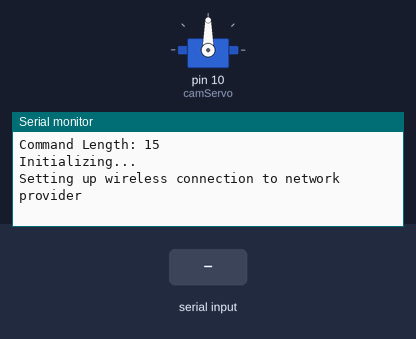
Recording of a sketch running on a simulated Arduino Uno, built with avr-gcc and run on an emulated ATmega328P. On the bench: servo, the last lines printed to the serial monitor. The test bench sets the inputs (shaded band). The modem accepts every AT command (registered, SIM ready, sends succeed) and sends nothing else.

Above: at 3.7 s.
3.8 s: "CMD<\n" received over the second serial link
At 5.4 s:
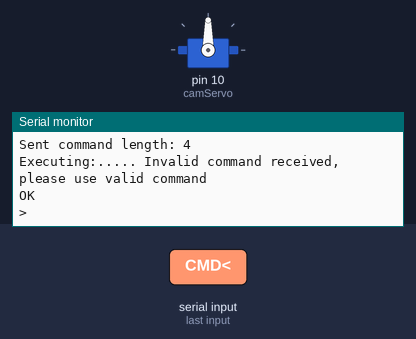
5.5 s: "1\n" received over the second serial link
At 7.0 s:
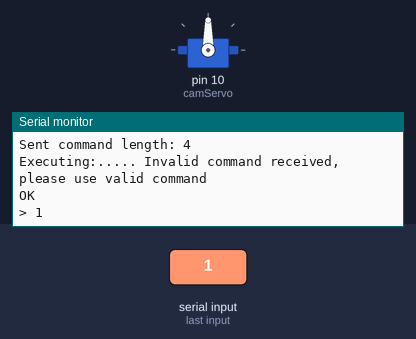

The sketch:

watchdog_receive_SMS.ino
```cpp
//Demo Unit Code

#include <SoftwareSerial.h>
#include <Servo.h>
// source code citation: https://lastminuteengineers.com/sim900-gsm-shield-arduino-tutorial/
//Create software serial object to communicate with SIM900
//Arduino Mega 2560 settings TX #11 RX #12
SoftwareSerial mySerial(11, 12);
//UNO RX, TX settings
//SoftwareSerial mySerial(11, 12); //SIM900 Tx & Rx is connected to Arduino #11 & #12
//Create servo object for the main camera
Servo camServo;
//Positions the main servo to look behind due to each servo being limited to 180degrees
Servo rearCamServo;

//Define command
String const LOOKFRONT = "CMD<LOOK_FRONT>";
String const LOOKLEFT = "CMD<LOOK_LEFT>";
String const LOOKRIGHT = "CMD<LOOK_RIGHT>";
String const LOOKBEHIND = "CMD<LOOK_BEHIND>";
String const RESP_BAD_COMMAND = "Invalid command received, please use valid command";
String const RESP_FRONT_IMG_CAPTURED = "Captured front image";
String const RESP_LEFT_IMG_CAPTURED = "Captured left image";
String const RESP_RIGHT_IMG_CAPTURED = "Captured right image";
String const RESP_READ_IMG_CAPTURED = "Captured rear image";

String incomingCMD = "";

void setup()
{
  //Begin serial communication with Arduino and Arduino IDE (Serial Monitor)
  Serial.begin(9600);
  Serial.print("Command Length: ");
  Serial.println(LOOKFRONT.length());
  //Begin serial communication with Arduino and SIM900
  mySerial.begin(9600);

  Serial.println("Initializing...");
  Serial.println("Setting up wireless connection to network provider");
  delay(1000);

  mySerial.println("AT"); //Handshaking with SIM900
  updateSerial();

  mySerial.println("AT+CMGF=1"); // Configuring TEXT mode
  updateSerial();
  mySerial.println("AT+CNMI=1,2,0,0,0"); // Decides how newly arrived SMS messages should be handled
  //Replace this with a startup method
  updateSerial();

  //Setup servo
  camServo.attach(10);
  camServo.write(90); //centre camServo position
}

void loop()
{
  updateSerial();
}

void updateSerial()
{
  int cmdIndex = 0;
  String inputCMD = "";
  delay(500);
  while (Serial.available())
  {
    mySerial.write(Serial.read());//Forward what Serial received to Software Serial Port
  }
  while(mySerial.available())
  {
    char inputChar = mySerial.read();
    incomingCMD.concat(inputChar);
    //Serial.write(mySerial.read());//Forward what Software Serial received to Serial Port
    if(inputChar == '\n')
    {
      //Parse for command
      //Get index of command
      cmdIndex = incomingCMD.indexOf("CMD<");
      if(cmdIndex != -1)
      {
          //Get the command as substring
          inputCMD = incomingCMD.substring(cmdIndex);
          Serial.print("Received: ");
          Serial.println(inputCMD);
          //Parse methods here
          Serial.print("Sent command length: ");
          inputCMD.trim();
          Serial.println(inputCMD.length());
          //Serial.print(inputCMD, HEX);
          processCommands(inputCMD);
      }
      //Clear the buffer
      incomingCMD = "";

    }
  }

}

//Process the incoming command
void processCommands(String const command){

  //Look for the following values
  //#define LOOKFRONT "CMD<LOOK_FRONT>"
  //#define LOOKLEFT "CMD<LOOK_LEFT>"
  //#define LOOKRIGHT "CMD<LOOK_RIGHT>"
  //#define LOOKBEHIND "CMD<LOOK_BEHIND>"
      Serial.print("Executing:..... ");


  if (command.equals(LOOKFRONT))
  {
    //Move camera to the front and capture image
    camServo.write(90); //centre camServo position
    Serial.println(RESP_FRONT_IMG_CAPTURED);
    prepareResponse("Front Image Captured");
  }
  else if(command.equals(LOOKLEFT)){
  //Move camera to the left and capture image
  camServo.write(180);
  Serial.println(RESP_LEFT_IMG_CAPTURED);
  prepareResponse("Left Image Captured");

  }
  else if(command.equals(LOOKRIGHT)){
    //Move camera to the right and capture image
    camServo.write(0);
    Serial.println(RESP_RIGHT_IMG_CAPTURED);
    prepareResponse("Right Image Captured");

  }
  else if(command.equals(LOOKBEHIND)){
    //Move camera to the right and capture image
    Serial.println(RESP_READ_IMG_CAPTURED);
    prepareResponse("Read Image Captured");
  }
  else{
    Serial.println(RESP_BAD_COMMAND);
    prepareResponse(RESP_BAD_COMMAND);
  }


}

void prepareResponse(String responseMSG){

  mySerial.println("AT+CMGF=1"); // Configuring TEXT mode
  responseSMS();
  mySerial.println("AT+CMGS=\"+15196088364\"");//change ZZ with country code and xxxxxxxxxxx with phone number to sms
  responseSMS();
  mySerial.print(responseMSG); //text content
  responseSMS();
  mySerial.write(26);
}

void responseSMS()
{
  delay(500);
  while (Serial.available())
  {
    mySerial.write(Serial.read());//Forward what Serial received to Software Serial Port
  }
  while(mySerial.available())
  {
    Serial.write(mySerial.read());//Forward what Software Serial received to Serial Port
  }
}
```

Measured:
- after the input at 3.8 s, the serial monitor: prints a new line after 0.26 s (image 1)
- after the input at 5.5 s, the serial monitor: prints a new line after 0.20 s (image 2)
